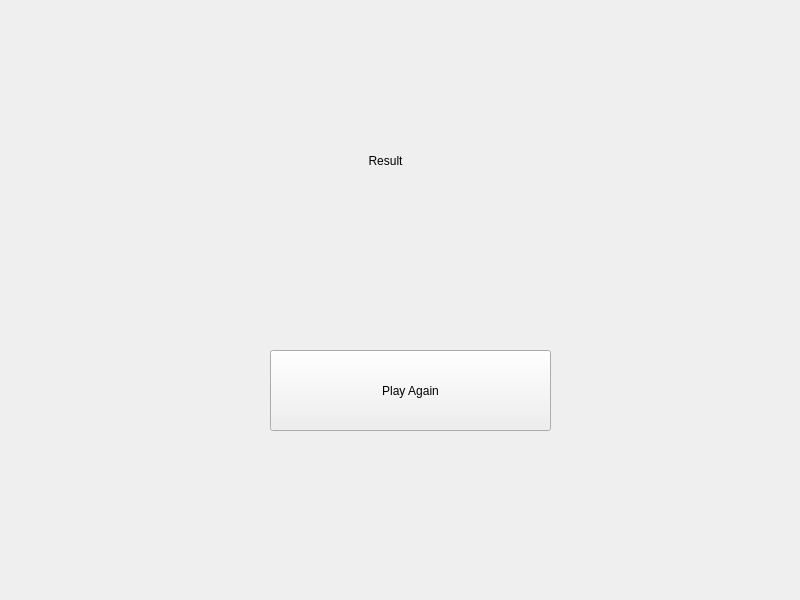
<?xml version="1.0" encoding="UTF-8"?>
<ui version="4.0">
 <class>ResultWindow</class>
 <widget class="QWidget" name="ResultWindow">
  <property name="geometry">
   <rect>
    <x>0</x>
    <y>0</y>
    <width>800</width>
    <height>600</height>
   </rect>
  </property>
  <property name="windowTitle">
   <string>Form</string>
  </property>
  <widget class="QLabel" name="label">
   <property name="geometry">
    <rect>
     <x>320</x>
     <y>120</y>
     <width>131</width>
     <height>81</height>
    </rect>
   </property>
   <property name="text">
    <string>Result</string>
   </property>
   <property name="alignment">
    <set>Qt::AlignCenter</set>
   </property>
  </widget>
  <widget class="QPushButton" name="playAgainButton">
   <property name="geometry">
    <rect>
     <x>270</x>
     <y>350</y>
     <width>281</width>
     <height>81</height>
    </rect>
   </property>
   <property name="text">
    <string>Play Again</string>
   </property>
  </widget>
  <widget class="QLabel" name="backgroundColor">
   <property name="geometry">
    <rect>
     <x>-20</x>
     <y>-20</y>
     <width>851</width>
     <height>651</height>
    </rect>
   </property>
   <property name="styleSheet">
    <string notr="true"> background: qlineargradient(x1: 0, y1: 0, x2: 0, y2: 1,
                                stop: 0 rgba(6,2,68,1),
                                stop: 0.71 rgba(59,9,121,1),
                                stop: 1 rgba(124,66,21,1));</string>
   </property>
   <property name="text">
    <string/>
   </property>
  </widget>
  <zorder>backgroundColor</zorder>
  <zorder>label</zorder>
  <zorder>playAgainButton</zorder>
 </widget>
 <resources/>
 <connections/>
</ui>
